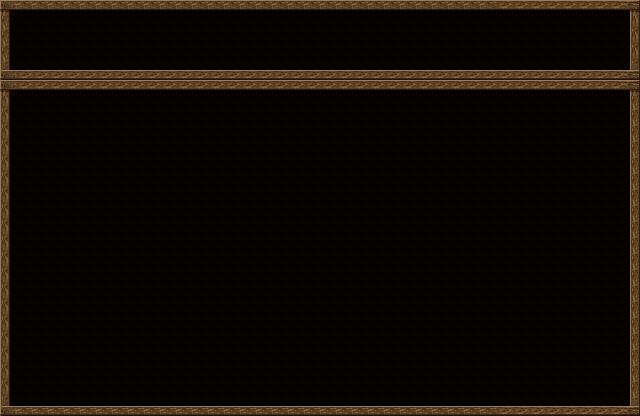

This is a level from a 2D game, rendered from its Tiled map with the project's own tilesets. A one-line summary and the map file follow, with tile-layer data summarised:
An orthogonal 40x26 tile map with 16x16 px tiles, 2 tile layers (behind, front).

<map version="1.0" orientation="orthogonal" width="40" height="26" tilewidth="16" tileheight="16">
 <tileset firstgid="1" name="Window_c_00" tilewidth="16" tileheight="16">
  <image source="Window_c_00.png" width="128" height="128" />
 </tileset>
 <layer name="behind" width="40" height="26">
  <data>[1040 cells, 1040 non-empty, 1 distinct tile ids]</data>
 </layer>
 <layer name="front" width="40" height="26">
  <data>[1040 cells, 204 non-empty, 12 distinct tile ids]</data>
 </layer>
</map>
